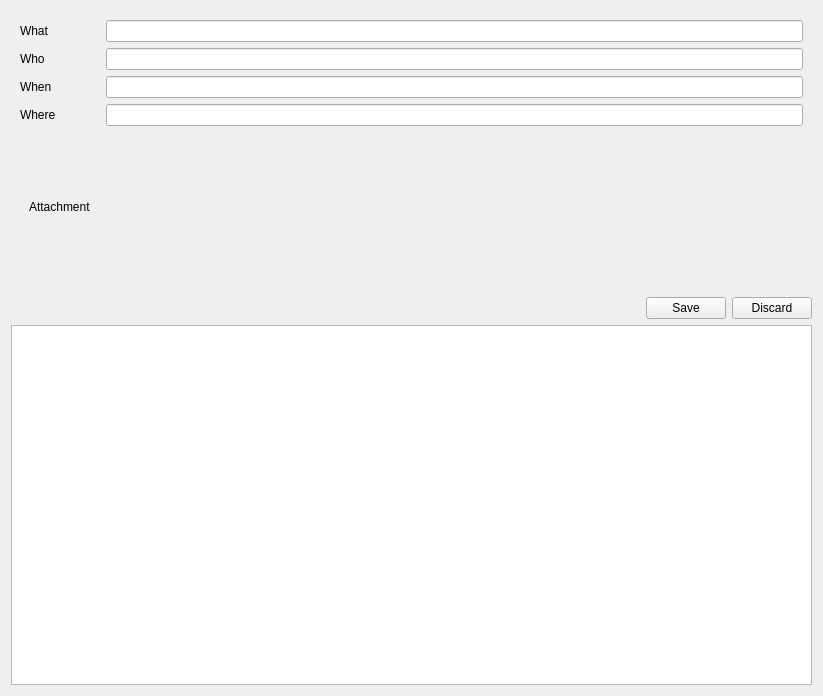
<?xml version="1.0" encoding="UTF-8"?>
<ui version="4.0">
 <class>EditorWidget</class>
 <widget class="QWidget" name="EditorWidget">
  <property name="geometry">
   <rect>
    <x>0</x>
    <y>0</y>
    <width>823</width>
    <height>696</height>
   </rect>
  </property>
  <property name="sizePolicy">
   <sizepolicy hsizetype="Maximum" vsizetype="Maximum">
    <horstretch>0</horstretch>
    <verstretch>0</verstretch>
   </sizepolicy>
  </property>
  <property name="windowTitle">
   <string>Form</string>
  </property>
  <layout class="QVBoxLayout" name="verticalLayout">
   <item>
    <widget class="QWidget" name="widget" native="true">
     <property name="sizePolicy">
      <sizepolicy hsizetype="Preferred" vsizetype="Minimum">
       <horstretch>0</horstretch>
       <verstretch>0</verstretch>
      </sizepolicy>
     </property>
     <layout class="QFormLayout" name="formLayout">
      <item row="0" column="0">
       <widget class="QLabel" name="label">
        <property name="text">
         <string>What</string>
        </property>
       </widget>
      </item>
      <item row="0" column="1">
       <widget class="QLineEdit" name="what"/>
      </item>
      <item row="1" column="0">
       <widget class="QLabel" name="label_2">
        <property name="text">
         <string>Who</string>
        </property>
       </widget>
      </item>
      <item row="1" column="1">
       <widget class="QLineEdit" name="who"/>
      </item>
      <item row="2" column="0">
       <widget class="QLabel" name="label_3">
        <property name="text">
         <string>When</string>
        </property>
       </widget>
      </item>
      <item row="2" column="1">
       <widget class="QLineEdit" name="when"/>
      </item>
      <item row="3" column="0">
       <widget class="QLabel" name="label_4">
        <property name="text">
         <string>Where</string>
        </property>
       </widget>
      </item>
      <item row="3" column="1">
       <widget class="QLineEdit" name="where"/>
      </item>
      <item row="4" column="0">
       <widget class="QWidget" name="widget_3" native="true">
        <property name="sizePolicy">
         <sizepolicy hsizetype="Preferred" vsizetype="Fixed">
          <horstretch>0</horstretch>
          <verstretch>0</verstretch>
         </sizepolicy>
        </property>
        <property name="minimumSize">
         <size>
          <width>0</width>
          <height>150</height>
         </size>
        </property>
        <layout class="QVBoxLayout" name="verticalLayout_3">
         <item>
          <widget class="QLabel" name="label_5">
           <property name="text">
            <string>Attachment</string>
           </property>
          </widget>
         </item>
        </layout>
       </widget>
      </item>
      <item row="4" column="1">
       <widget class="AttachmentList" name="attachments" native="true"/>
      </item>
     </layout>
    </widget>
   </item>
   <item>
    <layout class="QHBoxLayout" name="horizontalLayout">
     <property name="topMargin">
      <number>0</number>
     </property>
     <item>
      <spacer name="horizontalSpacer">
       <property name="orientation">
        <enum>Qt::Horizontal</enum>
       </property>
       <property name="sizeHint" stdset="0">
        <size>
         <width>40</width>
         <height>20</height>
        </size>
       </property>
      </spacer>
     </item>
     <item>
      <widget class="QPushButton" name="save">
       <property name="text">
        <string>Save</string>
       </property>
      </widget>
     </item>
     <item>
      <widget class="QPushButton" name="discard">
       <property name="text">
        <string>Discard</string>
       </property>
      </widget>
     </item>
    </layout>
   </item>
   <item>
    <widget class="QPlainTextEdit" name="body">
     <property name="sizePolicy">
      <sizepolicy hsizetype="Expanding" vsizetype="Expanding">
       <horstretch>0</horstretch>
       <verstretch>1</verstretch>
      </sizepolicy>
     </property>
     <property name="font">
      <font>
       <pointsize>20</pointsize>
      </font>
     </property>
    </widget>
   </item>
  </layout>
 </widget>
 <customwidgets>
  <customwidget>
   <class>AttachmentList</class>
   <extends>QWidget</extends>
   <header>editor/attachmentlist.h</header>
   <container>1</container>
  </customwidget>
 </customwidgets>
 <resources/>
 <connections/>
</ui>
